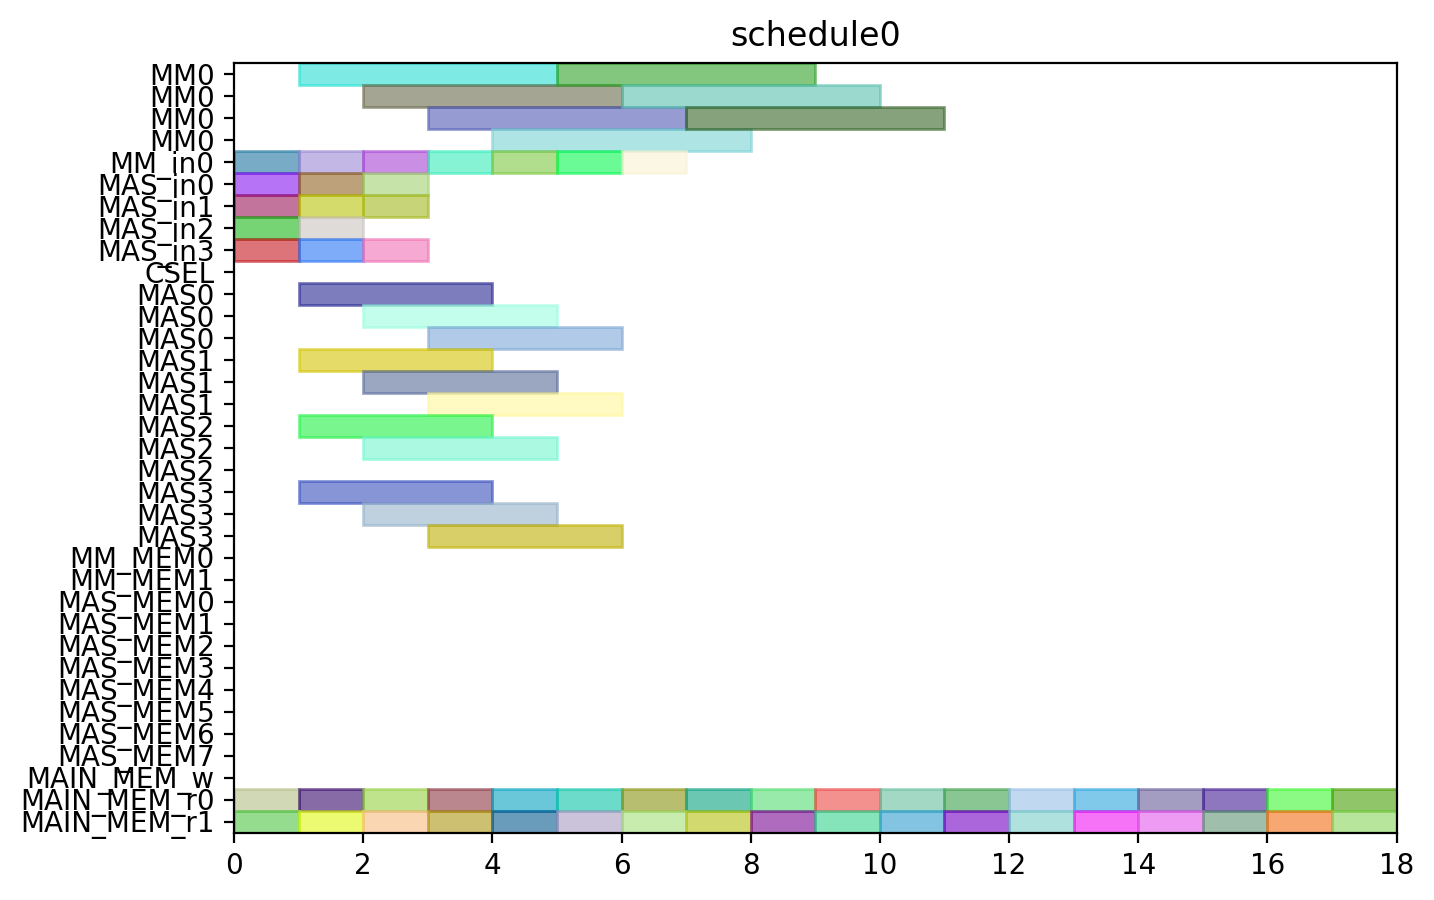

This chart was generated by the following Python code:
from pyschedule import Scenario, solvers, plotters, alt


def solve():
	horizon = 90
	S = Scenario("schedule0", horizon=horizon)

	# resource
	MM = S.Resources('MM', num=1, size=4)
	MM_in = S.Resources('MM_in', num=1)
	MAS_in = S.Resources('MAS_in', num=4)
	CSEL = S.Resource('CSEL')
	MAS = S.Resources('MAS', num=4, size=3, periods=range(1, horizon))
	MM_MEM = S.Resources('MM_MEM', num=2)
	MAS_MEM = S.Resources('MAS_MEM', num=8)
	MAIN_MEM_w = S.Resource('MAIN_MEM_w', size=1)
	MAIN_MEM_r = S.Resources('MAIN_MEM_r', num=2)

	# result of previous scheduling

	# new tasks
	t0_t0 = S.Task('t0_t0', length=3, delay_cost=1)
	t0_t0 += alt(MAS)
	t0_t0_in = S.Task('t0_t0_in', length=1, delay_cost=1)
	t0_t0_in += alt(MAS_in)
	S += t0_t0_in*MAS_in[0]<=t0_t0*MAS[0]

	S += t0_t0_in*MAS_in[1]<=t0_t0*MAS[1]

	S += t0_t0_in*MAS_in[2]<=t0_t0*MAS[2]

	S += t0_t0_in*MAS_in[3]<=t0_t0*MAS[3]

	t0_t0_mem0 = S.Task('t0_t0_mem0', length=1, delay_cost=1)
	t0_t0_mem0 += MAIN_MEM_r[0]
	t0_t0_mem1 = S.Task('t0_t0_mem1', length=1, delay_cost=1)
	t0_t0_mem1 += MAIN_MEM_r[1]
	t0_t1 = S.Task('t0_t1', length=3, delay_cost=1)
	t0_t1 += alt(MAS)
	t0_t1_in = S.Task('t0_t1_in', length=1, delay_cost=1)
	t0_t1_in += alt(MAS_in)
	S += t0_t1_in*MAS_in[0]<=t0_t1*MAS[0]

	S += t0_t1_in*MAS_in[1]<=t0_t1*MAS[1]

	S += t0_t1_in*MAS_in[2]<=t0_t1*MAS[2]

	S += t0_t1_in*MAS_in[3]<=t0_t1*MAS[3]

	t0_t1_mem0 = S.Task('t0_t1_mem0', length=1, delay_cost=1)
	t0_t1_mem0 += MAIN_MEM_r[0]
	t0_t1_mem1 = S.Task('t0_t1_mem1', length=1, delay_cost=1)
	t0_t1_mem1 += MAIN_MEM_r[1]
	t0_t3 = S.Task('t0_t3', length=4, delay_cost=1)
	t0_t3 += alt(MM)
	t0_t3_in = S.Task('t0_t3_in', length=1, delay_cost=1)
	t0_t3_in += alt(MM_in)
	S += t0_t3_in*MM_in[0]<=t0_t3*MM[0]

	t0_t3_mem0 = S.Task('t0_t3_mem0', length=1, delay_cost=1)
	t0_t3_mem0 += MAIN_MEM_r[0]
	t0_t3_mem1 = S.Task('t0_t3_mem1', length=1, delay_cost=1)
	t0_t3_mem1 += MAIN_MEM_r[1]
	t1_t0 = S.Task('t1_t0', length=3, delay_cost=1)
	t1_t0 += alt(MAS)
	t1_t0_in = S.Task('t1_t0_in', length=1, delay_cost=1)
	t1_t0_in += alt(MAS_in)
	S += t1_t0_in*MAS_in[0]<=t1_t0*MAS[0]

	S += t1_t0_in*MAS_in[1]<=t1_t0*MAS[1]

	S += t1_t0_in*MAS_in[2]<=t1_t0*MAS[2]

	S += t1_t0_in*MAS_in[3]<=t1_t0*MAS[3]

	t1_t0_mem0 = S.Task('t1_t0_mem0', length=1, delay_cost=1)
	t1_t0_mem0 += MAIN_MEM_r[0]
	t1_t0_mem1 = S.Task('t1_t0_mem1', length=1, delay_cost=1)
	t1_t0_mem1 += MAIN_MEM_r[1]
	t1_t1 = S.Task('t1_t1', length=3, delay_cost=1)
	t1_t1 += alt(MAS)
	t1_t1_in = S.Task('t1_t1_in', length=1, delay_cost=1)
	t1_t1_in += alt(MAS_in)
	S += t1_t1_in*MAS_in[0]<=t1_t1*MAS[0]

	S += t1_t1_in*MAS_in[1]<=t1_t1*MAS[1]

	S += t1_t1_in*MAS_in[2]<=t1_t1*MAS[2]

	S += t1_t1_in*MAS_in[3]<=t1_t1*MAS[3]

	t1_t1_mem0 = S.Task('t1_t1_mem0', length=1, delay_cost=1)
	t1_t1_mem0 += MAIN_MEM_r[0]
	t1_t1_mem1 = S.Task('t1_t1_mem1', length=1, delay_cost=1)
	t1_t1_mem1 += MAIN_MEM_r[1]
	t1_t3 = S.Task('t1_t3', length=4, delay_cost=1)
	t1_t3 += alt(MM)
	t1_t3_in = S.Task('t1_t3_in', length=1, delay_cost=1)
	t1_t3_in += alt(MM_in)
	S += t1_t3_in*MM_in[0]<=t1_t3*MM[0]

	t1_t3_mem0 = S.Task('t1_t3_mem0', length=1, delay_cost=1)
	t1_t3_mem0 += MAIN_MEM_r[0]
	t1_t3_mem1 = S.Task('t1_t3_mem1', length=1, delay_cost=1)
	t1_t3_mem1 += MAIN_MEM_r[1]
	t2_t2 = S.Task('t2_t2', length=3, delay_cost=1)
	t2_t2 += alt(MAS)
	t2_t2_in = S.Task('t2_t2_in', length=1, delay_cost=1)
	t2_t2_in += alt(MAS_in)
	S += t2_t2_in*MAS_in[0]<=t2_t2*MAS[0]

	S += t2_t2_in*MAS_in[1]<=t2_t2*MAS[1]

	S += t2_t2_in*MAS_in[2]<=t2_t2*MAS[2]

	S += t2_t2_in*MAS_in[3]<=t2_t2*MAS[3]

	t2_t2_mem0 = S.Task('t2_t2_mem0', length=1, delay_cost=1)
	t2_t2_mem0 += MAIN_MEM_r[0]
	t2_t2_mem1 = S.Task('t2_t2_mem1', length=1, delay_cost=1)
	t2_t2_mem1 += MAIN_MEM_r[1]
	t5_t0 = S.Task('t5_t0', length=4, delay_cost=1)
	t5_t0 += alt(MM)
	t5_t0_in = S.Task('t5_t0_in', length=1, delay_cost=1)
	t5_t0_in += alt(MM_in)
	S += t5_t0_in*MM_in[0]<=t5_t0*MM[0]

	t5_t0_mem0 = S.Task('t5_t0_mem0', length=1, delay_cost=1)
	t5_t0_mem0 += MAIN_MEM_r[0]
	t5_t0_mem1 = S.Task('t5_t0_mem1', length=1, delay_cost=1)
	t5_t0_mem1 += MAIN_MEM_r[1]
	t5_t1 = S.Task('t5_t1', length=4, delay_cost=1)
	t5_t1 += alt(MM)
	t5_t1_in = S.Task('t5_t1_in', length=1, delay_cost=1)
	t5_t1_in += alt(MM_in)
	S += t5_t1_in*MM_in[0]<=t5_t1*MM[0]

	t5_t1_mem0 = S.Task('t5_t1_mem0', length=1, delay_cost=1)
	t5_t1_mem0 += MAIN_MEM_r[0]
	t5_t1_mem1 = S.Task('t5_t1_mem1', length=1, delay_cost=1)
	t5_t1_mem1 += MAIN_MEM_r[1]
	t5_t2 = S.Task('t5_t2', length=3, delay_cost=1)
	t5_t2 += alt(MAS)
	t5_t2_in = S.Task('t5_t2_in', length=1, delay_cost=1)
	t5_t2_in += alt(MAS_in)
	S += t5_t2_in*MAS_in[0]<=t5_t2*MAS[0]

	S += t5_t2_in*MAS_in[1]<=t5_t2*MAS[1]

	S += t5_t2_in*MAS_in[2]<=t5_t2*MAS[2]

	S += t5_t2_in*MAS_in[3]<=t5_t2*MAS[3]

	t5_t2_mem0 = S.Task('t5_t2_mem0', length=1, delay_cost=1)
	t5_t2_mem0 += MAIN_MEM_r[0]
	t5_t2_mem1 = S.Task('t5_t2_mem1', length=1, delay_cost=1)
	t5_t2_mem1 += MAIN_MEM_r[1]
	t5_t3 = S.Task('t5_t3', length=3, delay_cost=1)
	t5_t3 += alt(MAS)
	t5_t3_in = S.Task('t5_t3_in', length=1, delay_cost=1)
	t5_t3_in += alt(MAS_in)
	S += t5_t3_in*MAS_in[0]<=t5_t3*MAS[0]

	S += t5_t3_in*MAS_in[1]<=t5_t3*MAS[1]

	S += t5_t3_in*MAS_in[2]<=t5_t3*MAS[2]

	S += t5_t3_in*MAS_in[3]<=t5_t3*MAS[3]

	t5_t3_mem0 = S.Task('t5_t3_mem0', length=1, delay_cost=1)
	t5_t3_mem0 += MAIN_MEM_r[0]
	t5_t3_mem1 = S.Task('t5_t3_mem1', length=1, delay_cost=1)
	t5_t3_mem1 += MAIN_MEM_r[1]
	t7_t0 = S.Task('t7_t0', length=3, delay_cost=1)
	t7_t0 += alt(MAS)
	t7_t0_in = S.Task('t7_t0_in', length=1, delay_cost=1)
	t7_t0_in += alt(MAS_in)
	S += t7_t0_in*MAS_in[0]<=t7_t0*MAS[0]

	S += t7_t0_in*MAS_in[1]<=t7_t0*MAS[1]

	S += t7_t0_in*MAS_in[2]<=t7_t0*MAS[2]

	S += t7_t0_in*MAS_in[3]<=t7_t0*MAS[3]

	t7_t0_mem0 = S.Task('t7_t0_mem0', length=1, delay_cost=1)
	t7_t0_mem0 += MAIN_MEM_r[0]
	t7_t0_mem1 = S.Task('t7_t0_mem1', length=1, delay_cost=1)
	t7_t0_mem1 += MAIN_MEM_r[1]
	t7_t1 = S.Task('t7_t1', length=3, delay_cost=1)
	t7_t1 += alt(MAS)
	t7_t1_in = S.Task('t7_t1_in', length=1, delay_cost=1)
	t7_t1_in += alt(MAS_in)
	S += t7_t1_in*MAS_in[0]<=t7_t1*MAS[0]

	S += t7_t1_in*MAS_in[1]<=t7_t1*MAS[1]

	S += t7_t1_in*MAS_in[2]<=t7_t1*MAS[2]

	S += t7_t1_in*MAS_in[3]<=t7_t1*MAS[3]

	t7_t1_mem0 = S.Task('t7_t1_mem0', length=1, delay_cost=1)
	t7_t1_mem0 += MAIN_MEM_r[0]
	t7_t1_mem1 = S.Task('t7_t1_mem1', length=1, delay_cost=1)
	t7_t1_mem1 += MAIN_MEM_r[1]
	t7_t3 = S.Task('t7_t3', length=4, delay_cost=1)
	t7_t3 += alt(MM)
	t7_t3_in = S.Task('t7_t3_in', length=1, delay_cost=1)
	t7_t3_in += alt(MM_in)
	S += t7_t3_in*MM_in[0]<=t7_t3*MM[0]

	t7_t3_mem0 = S.Task('t7_t3_mem0', length=1, delay_cost=1)
	t7_t3_mem0 += MAIN_MEM_r[0]
	t7_t3_mem1 = S.Task('t7_t3_mem1', length=1, delay_cost=1)
	t7_t3_mem1 += MAIN_MEM_r[1]
	t10_t0 = S.Task('t10_t0', length=4, delay_cost=1)
	t10_t0 += alt(MM)
	t10_t0_in = S.Task('t10_t0_in', length=1, delay_cost=1)
	t10_t0_in += alt(MM_in)
	S += t10_t0_in*MM_in[0]<=t10_t0*MM[0]

	t10_t0_mem0 = S.Task('t10_t0_mem0', length=1, delay_cost=1)
	t10_t0_mem0 += MAIN_MEM_r[0]
	t10_t0_mem1 = S.Task('t10_t0_mem1', length=1, delay_cost=1)
	t10_t0_mem1 += MAIN_MEM_r[1]
	t10_t1 = S.Task('t10_t1', length=4, delay_cost=1)
	t10_t1 += alt(MM)
	t10_t1_in = S.Task('t10_t1_in', length=1, delay_cost=1)
	t10_t1_in += alt(MM_in)
	S += t10_t1_in*MM_in[0]<=t10_t1*MM[0]

	t10_t1_mem0 = S.Task('t10_t1_mem0', length=1, delay_cost=1)
	t10_t1_mem0 += MAIN_MEM_r[0]
	t10_t1_mem1 = S.Task('t10_t1_mem1', length=1, delay_cost=1)
	t10_t1_mem1 += MAIN_MEM_r[1]
	t10_t2 = S.Task('t10_t2', length=3, delay_cost=1)
	t10_t2 += alt(MAS)
	t10_t2_in = S.Task('t10_t2_in', length=1, delay_cost=1)
	t10_t2_in += alt(MAS_in)
	S += t10_t2_in*MAS_in[0]<=t10_t2*MAS[0]

	S += t10_t2_in*MAS_in[1]<=t10_t2*MAS[1]

	S += t10_t2_in*MAS_in[2]<=t10_t2*MAS[2]

	S += t10_t2_in*MAS_in[3]<=t10_t2*MAS[3]

	t10_t2_mem0 = S.Task('t10_t2_mem0', length=1, delay_cost=1)
	t10_t2_mem0 += MAIN_MEM_r[0]
	t10_t2_mem1 = S.Task('t10_t2_mem1', length=1, delay_cost=1)
	t10_t2_mem1 += MAIN_MEM_r[1]
	t10_t3 = S.Task('t10_t3', length=3, delay_cost=1)
	t10_t3 += alt(MAS)
	t10_t3_in = S.Task('t10_t3_in', length=1, delay_cost=1)
	t10_t3_in += alt(MAS_in)
	S += t10_t3_in*MAS_in[0]<=t10_t3*MAS[0]

	S += t10_t3_in*MAS_in[1]<=t10_t3*MAS[1]

	S += t10_t3_in*MAS_in[2]<=t10_t3*MAS[2]

	S += t10_t3_in*MAS_in[3]<=t10_t3*MAS[3]

	t10_t3_mem0 = S.Task('t10_t3_mem0', length=1, delay_cost=1)
	t10_t3_mem0 += MAIN_MEM_r[0]
	t10_t3_mem1 = S.Task('t10_t3_mem1', length=1, delay_cost=1)
	t10_t3_mem1 += MAIN_MEM_r[1]
	solvers.mip.solve(S,msg=1,kind='CPLEX',ratio_gap=1.01)

	solution = [['hoge']*len(S.solution()[1]) for i in range(len(S.solution()))]
	for i in range(len(S.solution())):
		for j in range(len(S.solution()[i])):
			solution[i][j]=str(S.solution()[i][j])
	print(solution)

	cycles = int(solution[-1][3])

	pic_file_name = "/home/mfukuda/ABE/multiRAM_multiMAS_16mux/scheduling_result/stage4MM1_stage3MAS4/EP2_DBL_w_EVAL/schedule0.png"
	if(S.solution() != []):
		plotters.matplotlib.plot(S,img_filename=pic_file_name, show_task_labels=False, fig_size=(cycles*0.25+3, 5))

	return solution
